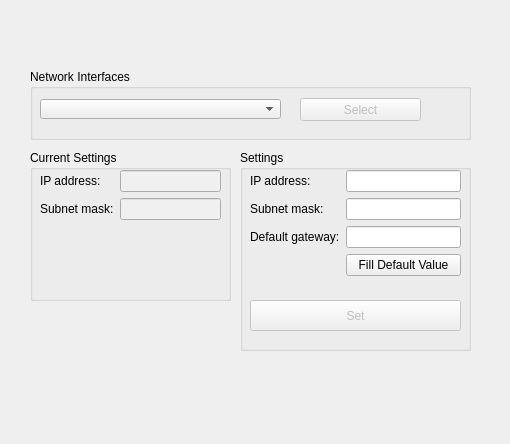
<?xml version="1.0" encoding="UTF-8"?>
<ui version="4.0">
 <class>IpSettingsWizardPage</class>
 <widget class="QWizardPage" name="IpSettingsWizardPage">
  <property name="geometry">
   <rect>
    <x>0</x>
    <y>0</y>
    <width>510</width>
    <height>444</height>
   </rect>
  </property>
  <property name="minimumSize">
   <size>
    <width>510</width>
    <height>444</height>
   </size>
  </property>
  <property name="maximumSize">
   <size>
    <width>510</width>
    <height>444</height>
   </size>
  </property>
  <property name="windowTitle">
   <string>On/Off Host Settings</string>
  </property>
  <attribute name="pageId">
   <string notr="true">1</string>
  </attribute>
  <widget class="QGroupBox" name="groupBox_newset">
   <property name="geometry">
    <rect>
     <x>240</x>
     <y>150</y>
     <width>231</width>
     <height>201</height>
    </rect>
   </property>
   <property name="title">
    <string>Settings</string>
   </property>
   <widget class="QPushButton" name="pushButton_set">
    <property name="enabled">
     <bool>false</bool>
    </property>
    <property name="geometry">
     <rect>
      <x>10</x>
      <y>150</y>
      <width>211</width>
      <height>31</height>
     </rect>
    </property>
    <property name="text">
     <string>Set</string>
    </property>
   </widget>
   <widget class="QWidget" name="formLayoutWidget">
    <property name="geometry">
     <rect>
      <x>10</x>
      <y>20</y>
      <width>211</width>
      <height>121</height>
     </rect>
    </property>
    <layout class="QFormLayout" name="formLayout">
     <item row="0" column="0">
      <widget class="QLabel" name="label">
       <property name="text">
        <string>IP address:</string>
       </property>
      </widget>
     </item>
     <item row="0" column="1">
      <widget class="QLineEdit" name="lineEdit_ip">
       <property name="whatsThis">
        <string notr="true"/>
       </property>
       <property name="inputMask">
        <string notr="true"/>
       </property>
       <property name="text">
        <string notr="true"/>
       </property>
      </widget>
     </item>
     <item row="1" column="0">
      <widget class="QLabel" name="label_2">
       <property name="text">
        <string>Subnet mask:</string>
       </property>
      </widget>
     </item>
     <item row="1" column="1">
      <widget class="QLineEdit" name="lineEdit_sm">
       <property name="whatsThis">
        <string notr="true"/>
       </property>
       <property name="inputMask">
        <string notr="true"/>
       </property>
       <property name="text">
        <string notr="true"/>
       </property>
      </widget>
     </item>
     <item row="2" column="0">
      <widget class="QLabel" name="label_3">
       <property name="text">
        <string>Default gateway:</string>
       </property>
      </widget>
     </item>
     <item row="2" column="1">
      <widget class="QLineEdit" name="lineEdit_dg">
       <property name="whatsThis">
        <string notr="true"/>
       </property>
       <property name="inputMask">
        <string notr="true"/>
       </property>
       <property name="text">
        <string notr="true"/>
       </property>
      </widget>
     </item>
     <item row="3" column="1">
      <widget class="QPushButton" name="pushButton_fill">
       <property name="text">
        <string>Fill Default Value</string>
       </property>
      </widget>
     </item>
    </layout>
   </widget>
  </widget>
  <widget class="QGroupBox" name="groupBox_oldset">
   <property name="geometry">
    <rect>
     <x>30</x>
     <y>150</y>
     <width>201</width>
     <height>151</height>
    </rect>
   </property>
   <property name="title">
    <string>Current Settings</string>
   </property>
   <widget class="QWidget" name="formLayoutWidget_2">
    <property name="geometry">
     <rect>
      <x>10</x>
      <y>20</y>
      <width>181</width>
      <height>71</height>
     </rect>
    </property>
    <layout class="QFormLayout" name="formLayout_2">
     <item row="0" column="0">
      <widget class="QLabel" name="label_4">
       <property name="text">
        <string>IP address:</string>
       </property>
      </widget>
     </item>
     <item row="0" column="1">
      <widget class="QLineEdit" name="lineEdit_oldip">
       <property name="whatsThis">
        <string notr="true"/>
       </property>
       <property name="autoFillBackground">
        <bool>false</bool>
       </property>
       <property name="styleSheet">
        <string notr="true">background-color: rgb(240, 240, 240);</string>
       </property>
       <property name="inputMask">
        <string notr="true"/>
       </property>
       <property name="text">
        <string notr="true"/>
       </property>
       <property name="readOnly">
        <bool>true</bool>
       </property>
      </widget>
     </item>
     <item row="1" column="0">
      <widget class="QLabel" name="label_6">
       <property name="text">
        <string>Subnet mask:</string>
       </property>
      </widget>
     </item>
     <item row="1" column="1">
      <widget class="QLineEdit" name="lineEdit_oldsm">
       <property name="whatsThis">
        <string notr="true"/>
       </property>
       <property name="styleSheet">
        <string notr="true">background-color: rgb(240, 240, 240);</string>
       </property>
       <property name="inputMask">
        <string notr="true"/>
       </property>
       <property name="text">
        <string notr="true"/>
       </property>
       <property name="readOnly">
        <bool>true</bool>
       </property>
      </widget>
     </item>
    </layout>
   </widget>
  </widget>
  <widget class="QGroupBox" name="groupBox">
   <property name="geometry">
    <rect>
     <x>30</x>
     <y>69</y>
     <width>441</width>
     <height>71</height>
    </rect>
   </property>
   <property name="title">
    <string>Network Interfaces</string>
   </property>
   <widget class="QComboBox" name="comboBox">
    <property name="geometry">
     <rect>
      <x>10</x>
      <y>30</y>
      <width>241</width>
      <height>20</height>
     </rect>
    </property>
    <property name="sizePolicy">
     <sizepolicy hsizetype="Expanding" vsizetype="Fixed">
      <horstretch>0</horstretch>
      <verstretch>0</verstretch>
     </sizepolicy>
    </property>
   </widget>
   <widget class="QPushButton" name="pushButton_lock">
    <property name="enabled">
     <bool>false</bool>
    </property>
    <property name="geometry">
     <rect>
      <x>270</x>
      <y>29</y>
      <width>121</width>
      <height>23</height>
     </rect>
    </property>
    <property name="text">
     <string>Select</string>
    </property>
   </widget>
  </widget>
 </widget>
 <resources/>
 <connections/>
</ui>
